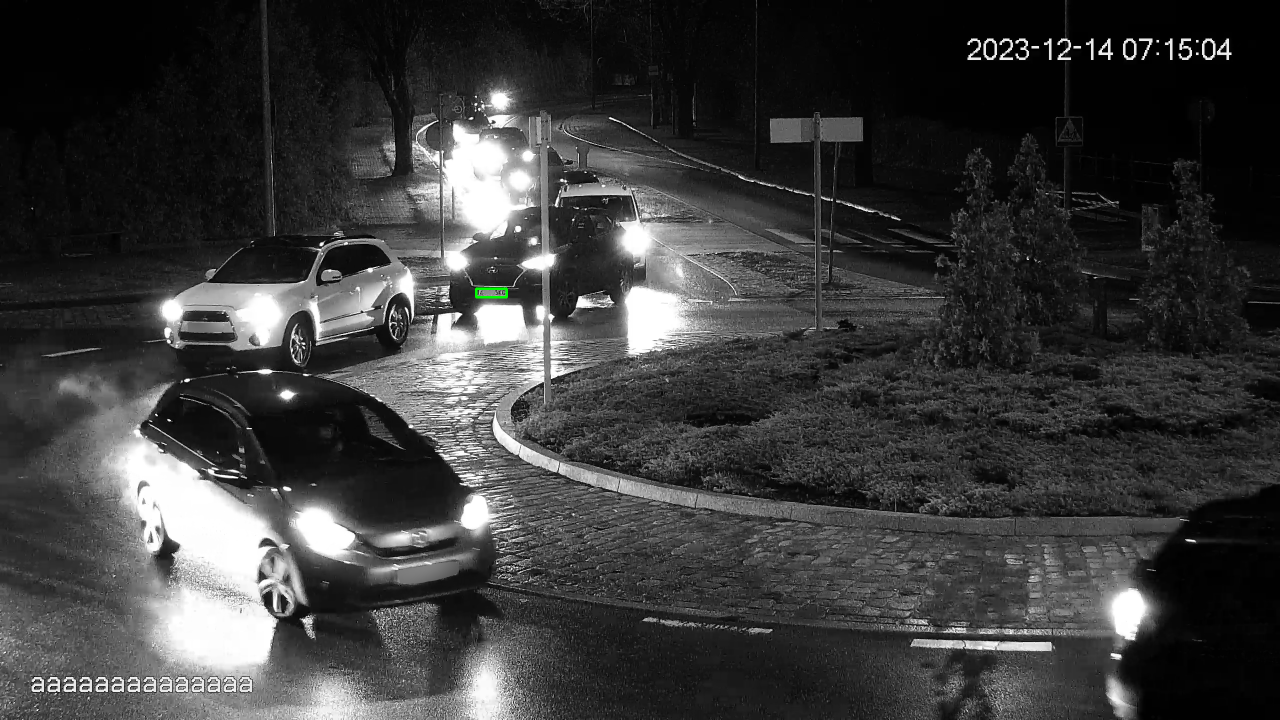
#> input picture example_images/LPRV1/ex1_frame.png, 2560 x 1440 px (shown at 1/2 size)
$ python -i LPImage.py   (imports and definitions only)
#> lines starting #> are read from the running program, lines starting #| are printed output that depends on the picture; after the words box and inside, x2 and y2 are one past the last pixel; in counts of white or black regions, pixels touching at a corner belong together
import numpy as np
import cv2
from Contour import get_lp_contour, is_contour_close_to_horizontal_axis


# [46 lines left out: functions binarize, get_lp_skew_angle, image_padding, not called in this run]


def invert_binary_image(image):
    return cv2.bitwise_not(image)


# [117 lines left out: functions is_image_empty, level_lp, prepare_lp_for_ocr, remove_background, remove_non_lp_elements, remove_remaining_noise and 3 more, not called in this run]

>>> import cv2
>>> picture = cv2.imread('../../../example_images/LPRV1/ex1_frame.png')
#> picture is the input picture: shape (1440, 2560, 3); mean B, G, R 58.7, 58.8, 58.7
>>> result = binarize(picture)
#> in binarize, `_, binary_image1 = cv2.threshold(grayscale_image, 200, 255, cv2.THRESH..`:
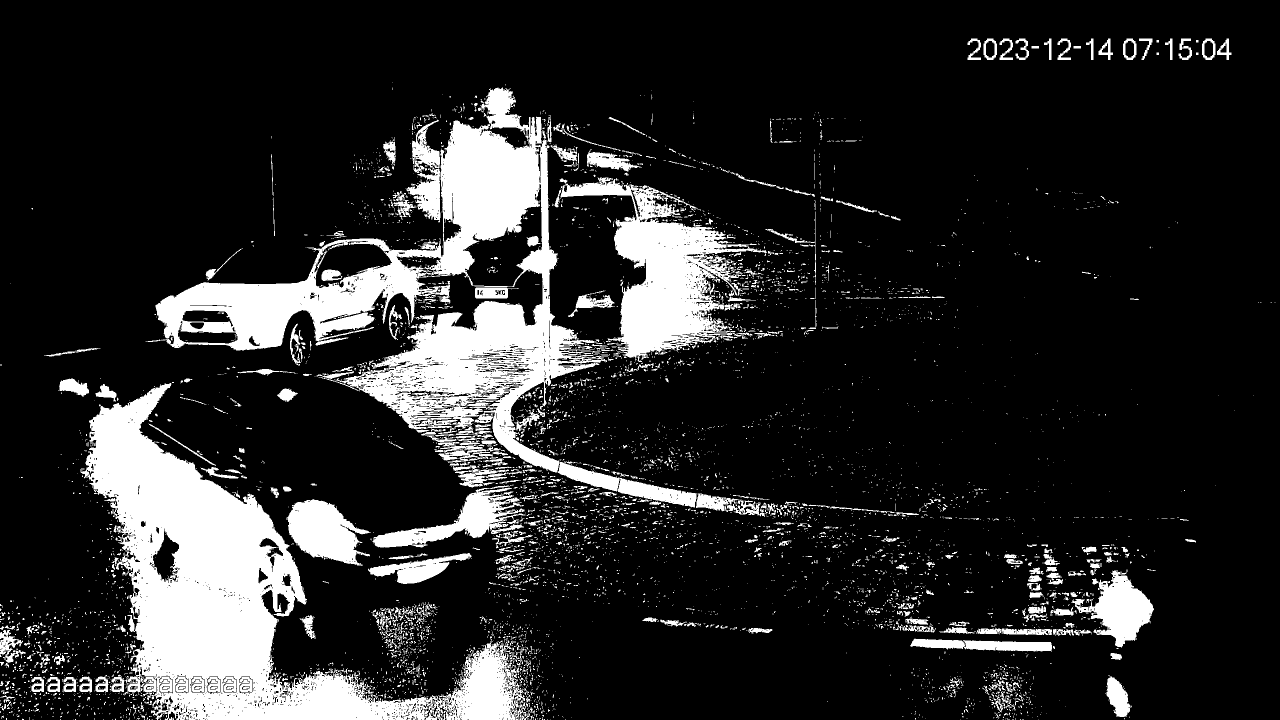
#> binary_image1: shape (1440, 2560) (shown at 1/2 size); 15.8% white; 6243 white regions (5499 under 20 px), largest, box (x1, y1, x2, y2) and area: (160, 766, 1060, 1440) 185518, (291, 175, 1216, 945) 173263, (1119, 355, 1534, 724) 52805
#> in binarize, `_, binary_image2 = cv2.threshold(grayscale_image, 70, 255, cv2.THRESH_..`:
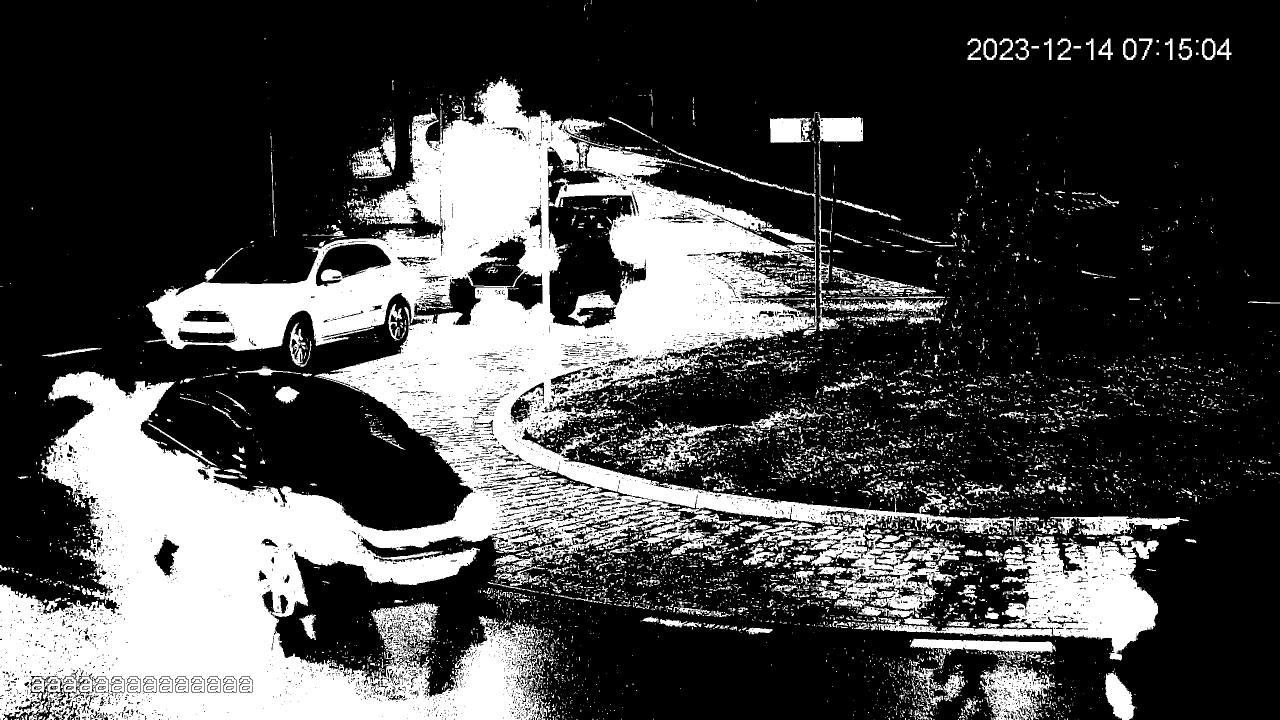
#> binary_image2: shape (1440, 2560) (shown at 1/2 size); 28% white; 7081 white regions (6027 under 20 px), largest, box (x1, y1, x2, y2) and area: (0, 157, 2029, 1440) 791002, (2004, 1072, 2318, 1322) 44479, (1478, 1041, 1915, 1225) 21764

$ run again, on example_images/LPRV1/ex2_frame.png
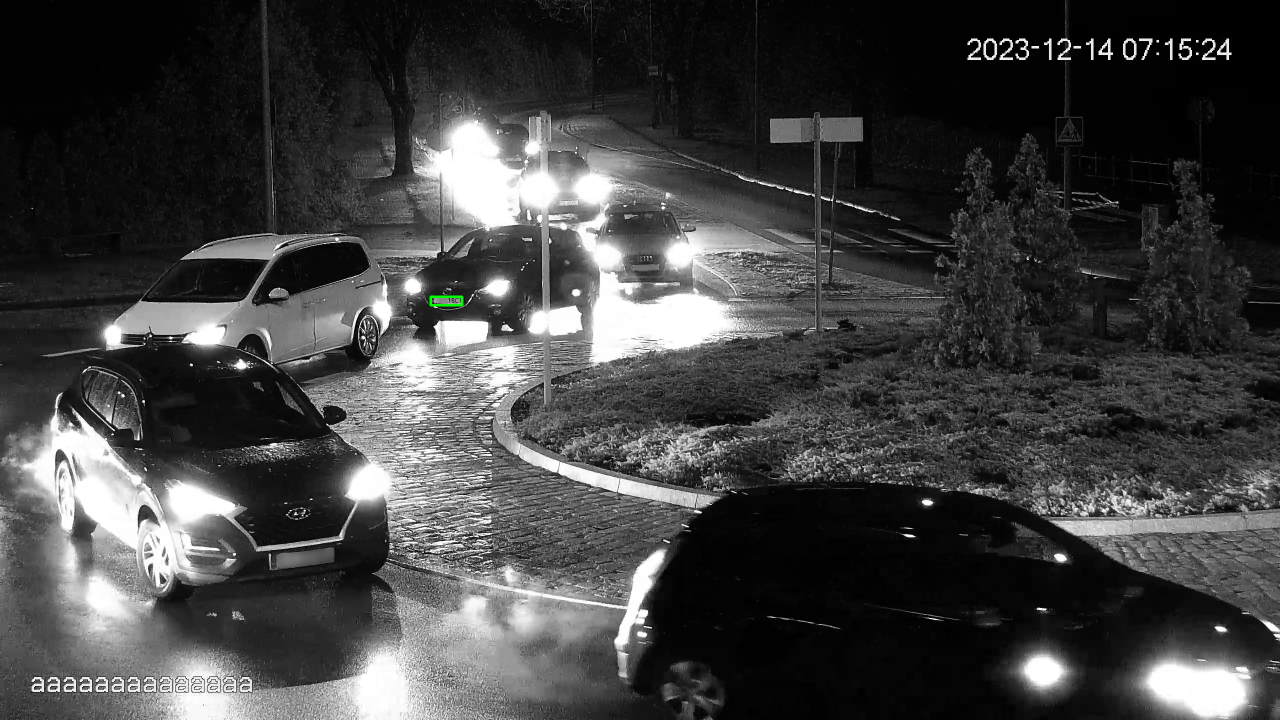
#> input picture example_images/LPRV1/ex2_frame.png, 2560 x 1440 px (shown at 1/2 size)
#> picture is the input picture: shape (1440, 2560, 3); mean B, G, R 64.7, 64.8, 64.7
#> in binarize, `_, binary_image1 = cv2.threshold(grayscale_image, 200, 255, cv2.THRESH..`:
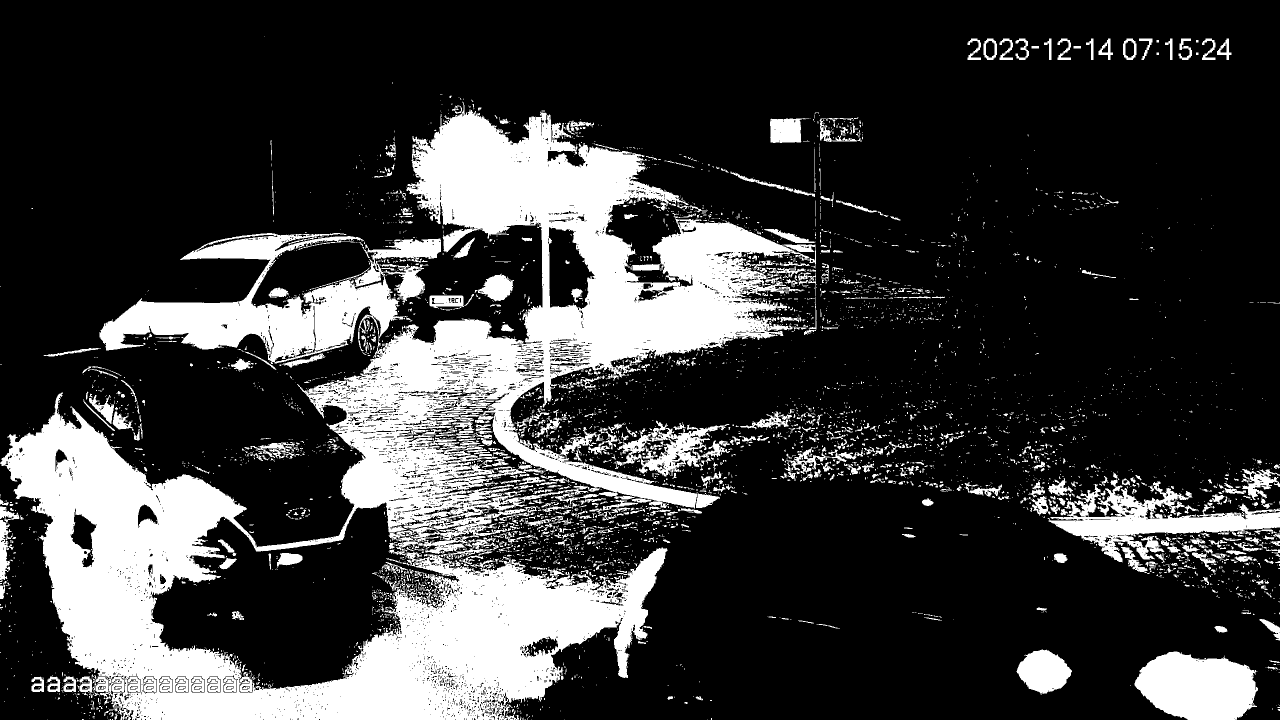
#> binary_image1: shape (1440, 2560) (shown at 1/2 size); 22.8% white; 5071 white regions (4271 under 20 px), largest, box (x1, y1, x2, y2) and area: (0, 203, 1632, 1440) 659746, (2095, 959, 2560, 1125) 25881, (2269, 1303, 2516, 1440) 25390
#> in binarize, `_, binary_image2 = cv2.threshold(grayscale_image, 70, 255, cv2.THRESH_..`:
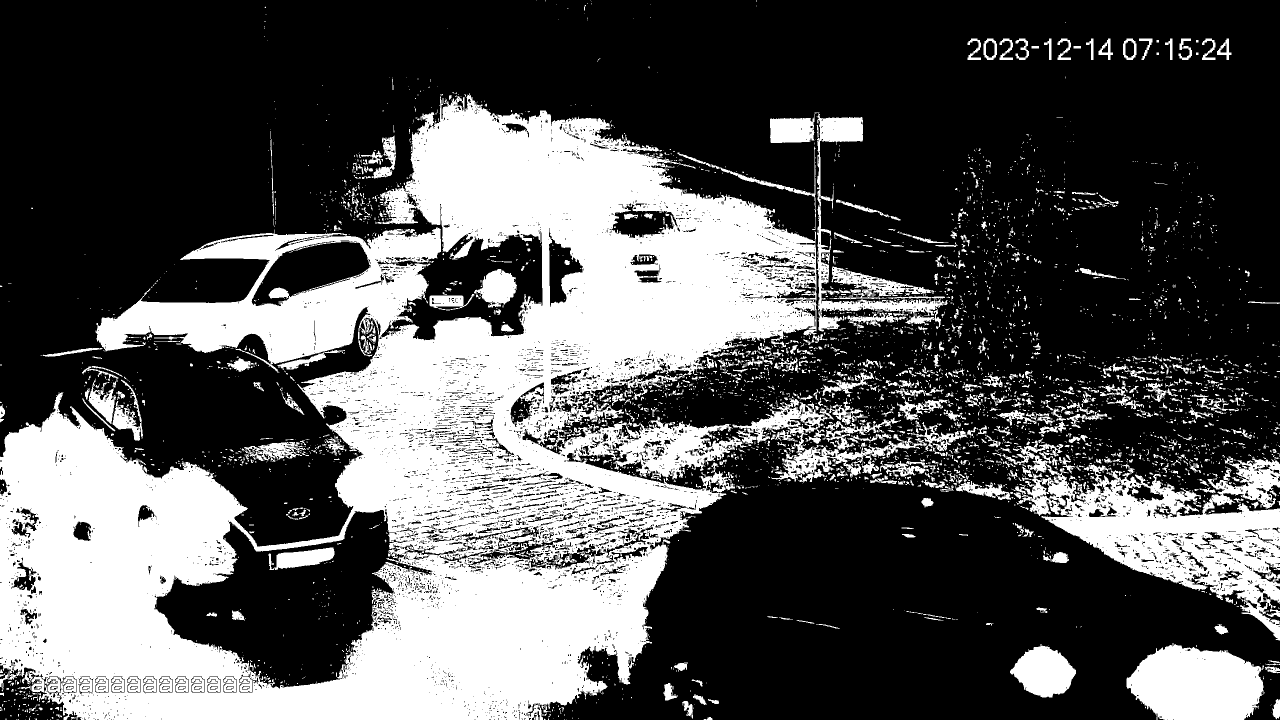
#> binary_image2: shape (1440, 2560) (shown at 1/2 size); 33.3% white; 4528 white regions (3704 under 20 px), largest, box (x1, y1, x2, y2) and area: (0, 187, 1646, 1440) 956710, (2005, 881, 2560, 1281) 77634, (2253, 1286, 2527, 1440) 32009

$ run again, on example_images/LPRV1/ex4_frame.png
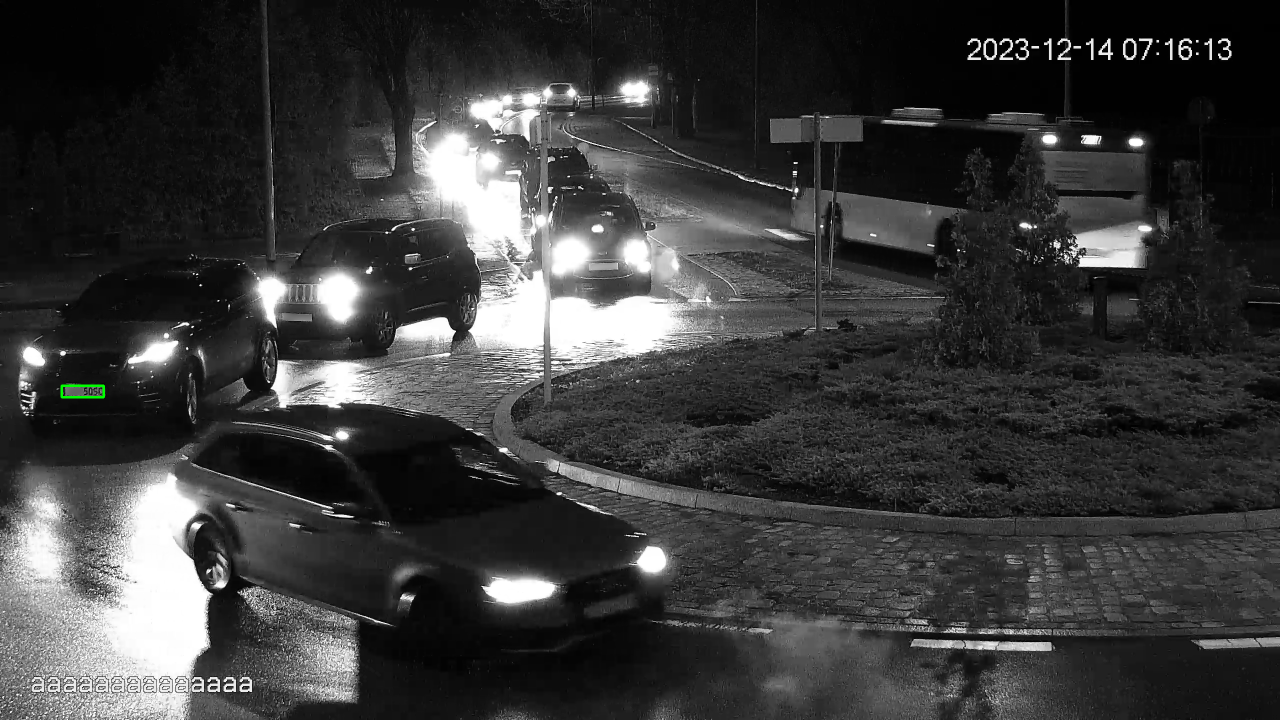
#> input picture example_images/LPRV1/ex4_frame.png, 2560 x 1440 px (shown at 1/2 size)
#> picture is the input picture: shape (1440, 2560, 3); mean B, G, R 58, 58.1, 58
#> in binarize, `_, binary_image1 = cv2.threshold(grayscale_image, 200, 255, cv2.THRESH..`:
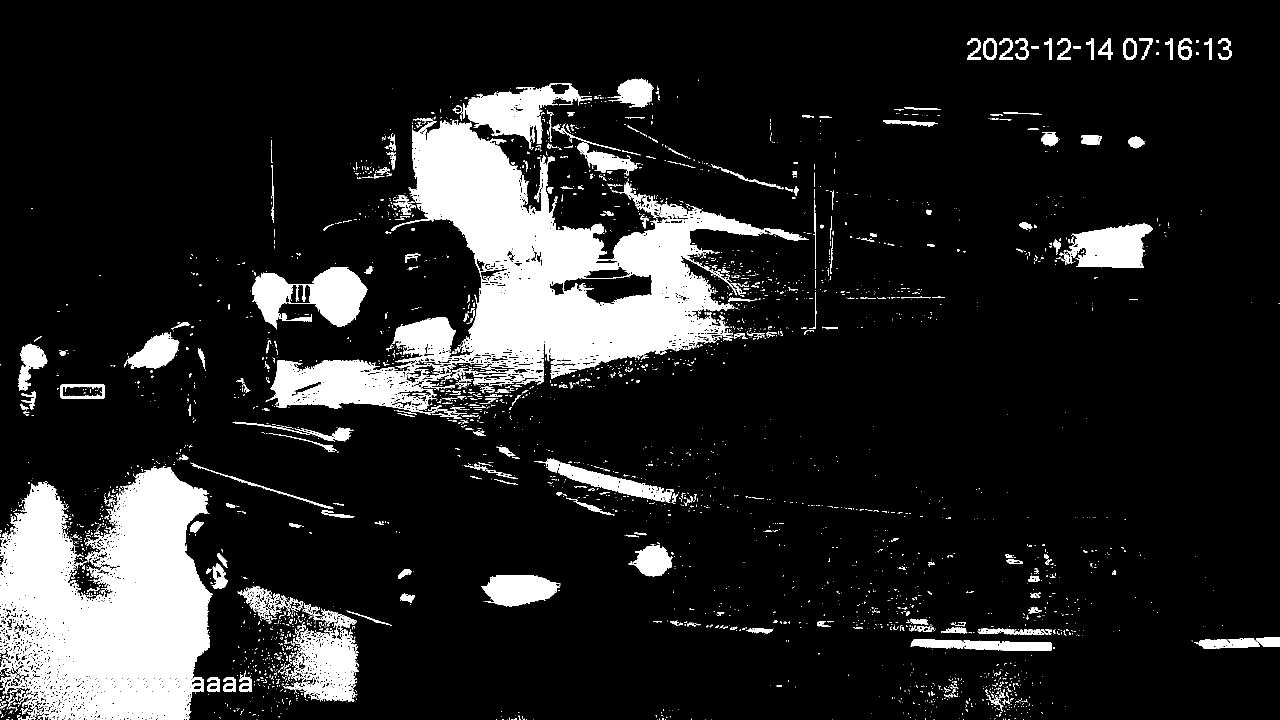
#> binary_image1: shape (1440, 2560) (shown at 1/2 size); 13.1% white; 3679 white regions (3136 under 20 px), largest, box (x1, y1, x2, y2) and area: (783, 239, 1615, 757) 152763, (0, 932, 426, 1440) 144077, (540, 719, 871, 829) 20352
#> in binarize, `_, binary_image2 = cv2.threshold(grayscale_image, 70, 255, cv2.THRESH_..`:
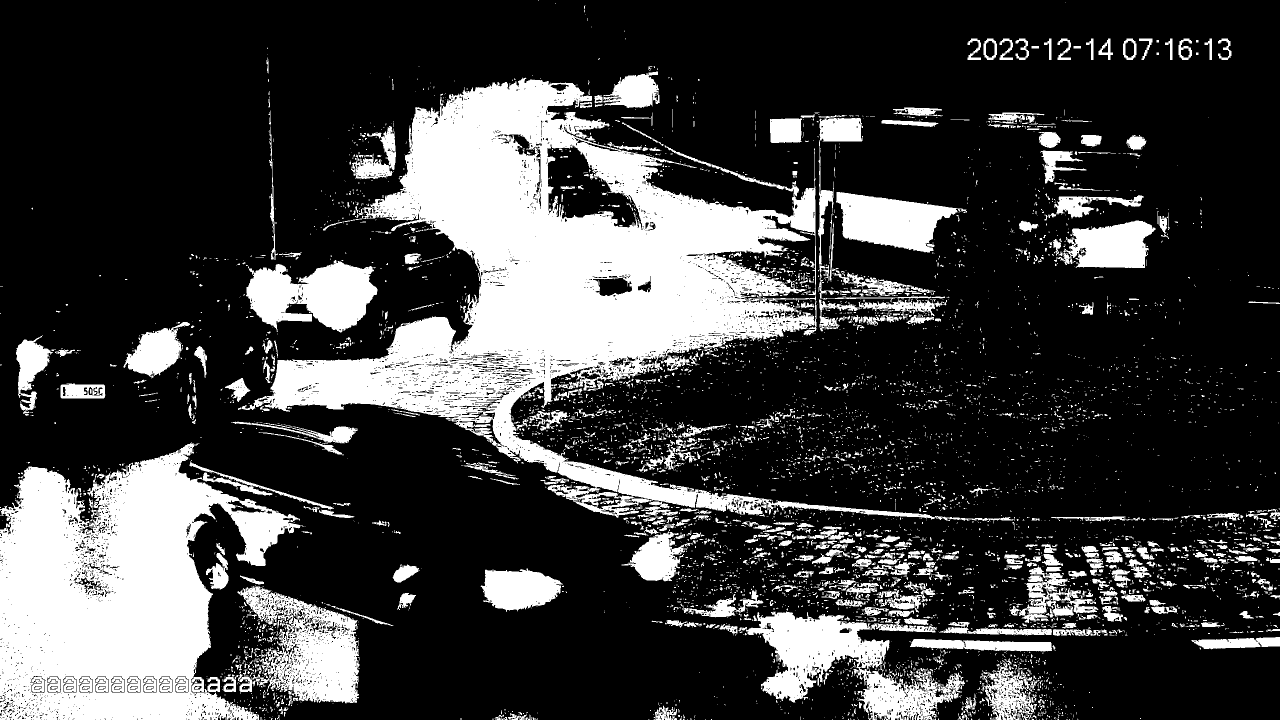
#> binary_image2: shape (1440, 2560) (shown at 1/2 size); 24.6% white; 5911 white regions (5010 under 20 px), largest, box (x1, y1, x2, y2) and area: (483, 155, 2030, 1047) 363324, (0, 885, 668, 1440) 204376, (1477, 1223, 1930, 1440) 38430
